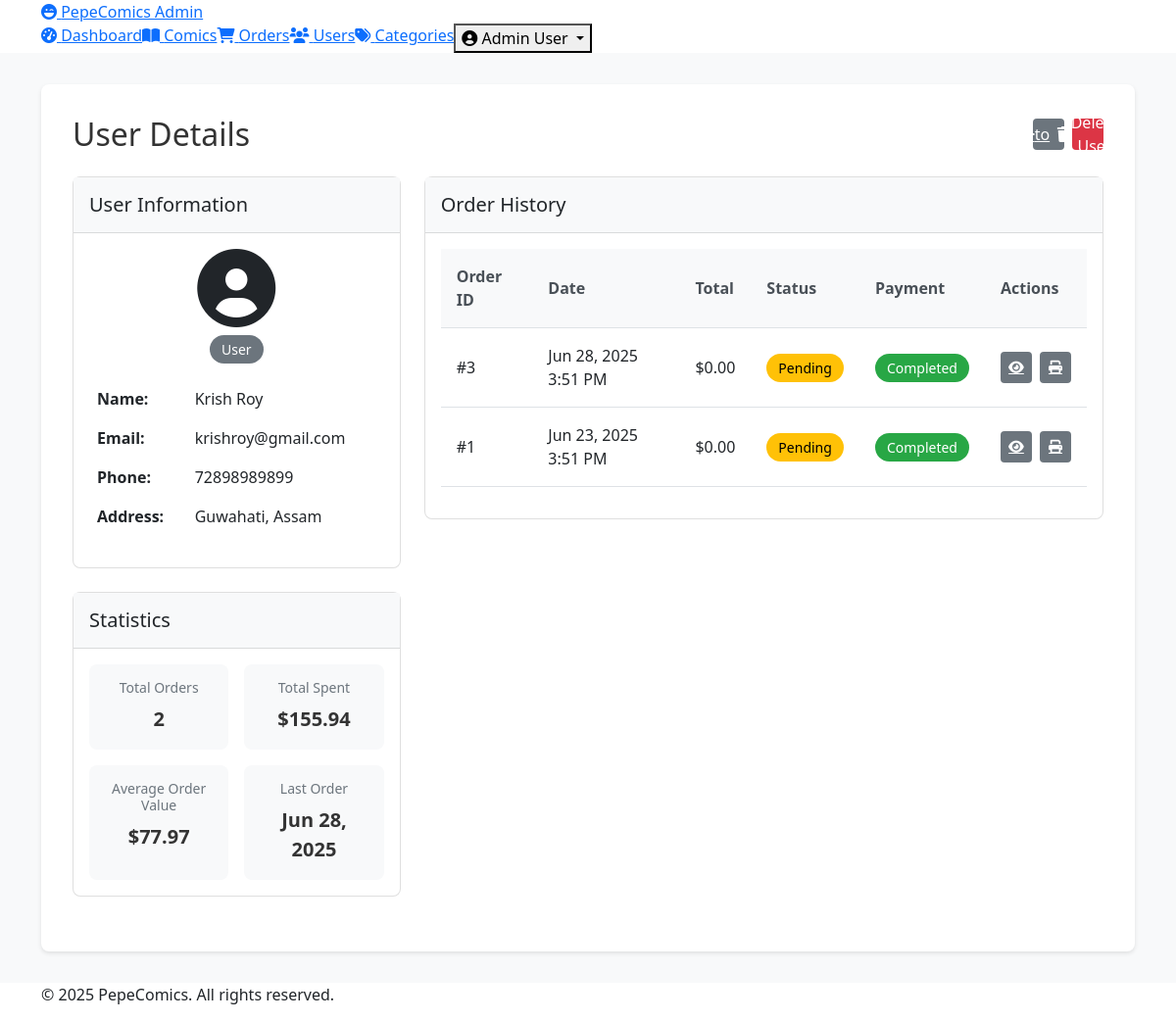
The app's page /admin/php/views/user-details.php?id=1 (signed in) with its own data.
### tables this page shows
CREATE TABLE users (
    user_id INT AUTO_INCREMENT PRIMARY KEY,
    name VARCHAR(100) NOT NULL,
    email VARCHAR(100) UNIQUE NOT NULL,
    phone VARCHAR(15),
    address TEXT,
    password_hash VARCHAR(255) NOT NULL,
    is_admin BOOLEAN DEFAULT FALSE
);

CREATE TABLE orders (
    order_id INT AUTO_INCREMENT PRIMARY KEY,
    user_id INT NOT NULL,
    order_date DATETIME DEFAULT CURRENT_TIMESTAMP NOT NULL,
    status ENUM('pending', 'processing', 'shipped', 'delivered', 'cancelled') NOT NULL DEFAULT 'pending',
    shipping_address TEXT NOT NULL,
    total_amount DECIMAL(10,2) NOT NULL,
    FOREIGN KEY (user_id) REFERENCES users(user_id) ON DELETE CASCADE
);

### php/models/User.php (called while the page is built, shortened)
<?php
class User {
    private $pdo;
    public function __construct($pdo) {
        $this->pdo = $pdo;
    }
    public function getUserById($userId) {
        $stmt = $this->pdo->prepare('SELECT * FROM users WHERE user_id = :user_id');
        $stmt->execute(['user_id' => $userId]);
        return $stmt->fetch();
    }
}

### php/models/Order.php (called while the page is built, shortened)
<?php
class Order {
    private $pdo;
    public function __construct($pdo) {
        $this->pdo = $pdo;
    }
    public function getUserOrders($userId, $page = 1, $limit = 10) {
        $offset = ($page - 1) * $limit;
        $stmt = $this->pdo->prepare('SELECT o.*,
                                           p.status as payment_status,
                                           (SELECT SUM(total_price) FROM order_items WHERE order_id = o.order_id) as total
                                    FROM orders o
                                    LEFT JOIN payments p ON o.order_id = p.order_id
                                    WHERE o.user_id = :user_id
                                    ORDER BY o.order_date DESC
                                    LIMIT :limit OFFSET :offset');
        $stmt->bindValue(':user_id', $userId, PDO::PARAM_INT);
        $stmt->bindValue(':limit', $limit, PDO::PARAM_INT);
        $stmt->bindValue(':offset', $offset, PDO::PARAM_INT);
        $stmt->execute();
        return $stmt->fetchAll();
    }
    public function getUserTotalSpent($userId) {
        try {
            $stmt = $this->pdo->prepare('
                SELECT COALESCE(SUM(oi.total_price), 0) as total_spent
                FROM orders o
                JOIN order_items oi ON o.order_id = oi.order_id
                WHERE o.user_id = :user_id
            ');
            $stmt->execute(['user_id' => $userId]);
            return $stmt->fetch(PDO::FETCH_ASSOC)['total_spent'];
        } catch (Exception $e) {
            error_log("Error getting user total spent: " . $e->getMessage());
            return 0;
        }
    }
}

### admin/php/views/user-details.php (the view, shortened to what this page needs)
<?php
require_once '../../../php/db.php';
require_once '../../../php/models/User.php';
require_once '../../../php/models/Order.php';
$userModel = new User($pdo);
$user = $userModel->getUserById($_SESSION['user_id']);
$orderModel = new Order($pdo);
$userId = isset($_GET['id']) ? intval($_GET['id']) : 0;
$userData = $userModel->getUserById($userId);
$orders = $orderModel->getUserOrders($userId);
$totalOrders = count($orders);
$totalSpent = $orderModel->getUserTotalSpent($userId);
$averageOrderValue = $totalOrders > 0 ? $totalSpent / $totalOrders : 0;
$lastOrderDate = $totalOrders > 0 ? $orders[0]['order_date'] : null;
require_once 'header.php';
?>
<div class="admin-main">
    <div class="container">
        <div class="admin-content">
            <div class="d-flex justify-content-between align-items-center mb-4">
                <h1>User Details</h1>
                <div class="action-buttons">
                    <a href="users.php" class="admin-btn admin-btn-secondary">
                        <i class="fas fa-arrow-left"></i> Back to Users
                    </a>
                    <?php if ($userId !== $user['user_id']): ?>
                        <button type="button" class="admin-btn admin-btn-danger"
                                onclick="deleteUser(<?= $userId ?>, '<?= htmlspecialchars($userData['name']) ?>')">
                            <i class="fas fa-trash"></i> Delete User
                        </button>
                    <?php endif; ?>
                </div>
            </div>
            <div class="row">
                <div class="col-md-4">
                    <div class="card mb-4">
                        <div class="card-header">
                            <h5 class="mb-0">User Information</h5>
                        </div>
                        <div class="card-body">
                            <div class="user-info">
                                <div class="user-avatar mb-3 text-center">
                                    <i class="fas fa-user-circle fa-5x"></i>
                                    <?php if ($userId !== $user['user_id']): ?>
                                        <div class="mt-2">
                                            <form method="POST" class="role-form">
                                                <button type="submit" class="role-badge <?= $userData['is_admin'] ? 'role-admin' : 'role-user' ?>">
                                                    <?= $userData['is_admin'] ? 'Admin' : 'User' ?>
                                                </button>
                                            </form>
                                        </div>
                                    <?php else: ?>
                                        <div class="mt-2">
                                            <span class="role-badge role-admin">Admin (You)</span>
                                        </div>
                                    <?php endif; ?>
                                </div>
                                <table class="table table-borderless">
                                    <tr>
                                        <th>Name:</th>
                                        <td><?= htmlspecialchars($userData['name']) ?></td>
                                    </tr>
                                    <tr>
                                        <th>Email:</th>
                                        <td><?= htmlspecialchars($userData['email']) ?></td>
                                    </tr>
                                    <tr>
                                        <th>Phone:</th>
                                        <td><?= htmlspecialchars($userData['phone'] ?? 'Not provided') ?></td>
                                    </tr>
                                    <tr>
                                        <th>Address:</th>
                                        <td><?= htmlspecialchars($userData['address'] ?? 'Not provided') ?></td>
                                    </tr>
                                </table>
                            </div>
                        </div>
                    </div>
                    <div class="card mb-4">
                        <div class="card-header">
                            <h5 class="mb-0">Statistics</h5>
                        </div>
                        <div class="card-body">
                            <div class="stat-grid">
                                <div class="stat-item">
                                    <h6>Total Orders</h6>
                                    <div class="stat-value"><?= $totalOrders ?></div>
                                </div>
                                <div class="stat-item">
                                    <h6>Total Spent</h6>
                                    <div class="stat-value">$<?= number_format($totalSpent, 2) ?></div>
                                </div>
                                <div class="stat-item">
                                    <h6>Average Order Value</h6>
                                    <div class="stat-value">$<?= number_format($averageOrderValue, 2) ?></div>
                                </div>
                                <div class="stat-item">
                                    <h6>Last Order</h6>
                                    <div class="stat-value">
                                        <?= $lastOrderDate ? date('M j, Y', strtotime($lastOrderDate)) : 'Never' ?>
                                    </div>
                                </div>
                            </div>
                        </div>
                    </div>
                </div>
                <div class="col-md-8">
                    <div class="card">
                        <div class="card-header">
                            <h5 class="mb-0">Order History</h5>
                        </div>
                        <div class="card-body">
                            <?php if ($totalOrders > 0): ?>
                                <div class="table-responsive">
                                    <table class="admin-table">
                                        <thead>
                                            <tr>
                                                <th>Order ID</th>
                                                <th>Date</th>
                                                <th>Total</th>
                                                <th>Status</th>
                                                <th>Payment</th>
                                                <th>Actions</th>
                                            </tr>
                                        </thead>
                                        <tbody>
                                            <?php foreach ($orders as $order): ?>
                                                <tr>
                                                    <td>#<?= $order['order_id'] ?></td>
                                                    <td><?= date('M j, Y g:i A', strtotime($order['order_date'])) ?></td>
                                                    <td>$<?= number_format($order['total_amount'], 2) ?></td>
                                                    <td>
                                                        <span class="status-badge status-<?= strtolower($order['status']) ?>">
                                                            <?= ucfirst($order['status']) ?>
                                                        </span>
                                                    </td>
                                                    <td>
                                                        <span class="status-badge status-<?= strtolower($order['payment_status'] ?? 'pending') ?>">
                                                            <?= ucfirst($order['payment_status'] ?? 'Pending') ?>
                                                        </span>
                                                    </td>
                                                    <td>
                                                        <div class="action-buttons">
                                                            <a href="order-details.php?id=<?= $order['order_id'] ?>"
                                                               class="admin-btn admin-btn-secondary btn-sm">
                                                                <i class="fas fa-eye"></i>
                                                            </a>
                                                            <a href="#" class="admin-btn admin-btn-secondary btn-sm"
                                                               onclick="printOrder(<?= $order['order_id'] ?>)">
                                                                <i class="fas fa-print"></i>
                                                            </a>
                                                        </div>
                                                    </td>
                                                </tr>
                                            <?php endforeach; ?>
                                        </tbody>
                                    </table>
                                </div>
                            <?php endif; ?>
                        </div>
                    </div>
                </div>
            </div>
        </div>
    </div>
</div>
<?php require_once 'footer.php'; ?>

### admin/css/admin.css (style rules this page uses)
.admin-main { padding: 2rem 0; min-height: calc(100vh - 60px); background-color: #f8f9fa; }
.admin-content { background-color: #fff; border-radius: 8px; box-shadow: 0 2px 4px rgba(0, 0, 0, 0.1); padding: 2rem; }
h1 { color: #333; font-size: 2rem; margin-bottom: 0; }
.admin-btn { display: inline-flex; align-items: center; justify-content: center; padding: 0.5rem 1rem; border-radius: 4px; border: none; font-weight: 500; cursor: pointer; transition: all 0.2s ease-in-out; }
.admin-btn i { margin-right: 0.5rem; }
.admin-btn-secondary { background-color: #6c757d; color: #fff; }
.admin-btn-danger { background-color: #dc3545; color: #fff; }
.btn-sm { padding: 0.25rem 0.5rem; font-size: 0.875rem; }
.admin-table { width: 100%; margin-bottom: 1rem; background-color: transparent; border-collapse: collapse; }
.admin-table th, .admin-table td { padding: 1rem; vertical-align: middle; border-bottom: 1px solid #dee2e6; }
.admin-table th { font-weight: 600; background-color: #f8f9fa; color: #495057; text-align: left; }
.action-buttons { display: flex; gap: 0.5rem; }
.action-buttons .admin-btn { width: 32px; height: 32px; padding: 0; }
.action-buttons .admin-btn i { margin: 0; }
.status-badge { display: inline-block; padding: 0.25rem 0.75rem; border-radius: 50px; font-size: 0.875rem; font-weight: 500; }
.status-pending { background-color: #ffc107; color: #000; }
.status-completed { background-color: #28a745; color: #fff; }
.role-badge { display: inline-block; padding: 0.25rem 0.75rem; border-radius: 50px; font-size: 0.875rem; font-weight: 500; border: none; cursor: pointer; }
.role-user { background-color: #6c757d; color: #fff; }
.card { position: relative; display: flex; flex-direction: column; min-width: 0; word-wrap: break-word; background-color: #fff; background-clip: border-box; border: 1px solid rgba(0, 0, 0, 0.125); border-radius: 8px; }
.card-header { padding: 1rem; margin-bottom: 0; background-color: #f8f9fa; border-bottom: 1px solid rgba(0, 0, 0, 0.125); }
.card-body { flex: 1 1 auto; padding: 1rem; }
.stat-grid { display: grid; grid-template-columns: repeat(auto-fit, minmax(120px, 1fr)); gap: 1rem; }
.stat-item { text-align: center; padding: 1rem; background-color: #f8f9fa; border-radius: 8px; }
.stat-item h6 { margin: 0 0 0.5rem; color: #6c757d; font-size: 0.875rem; }
.stat-value { font-size: 1.25rem; font-weight: 600; color: #333; }
.mb-4 { margin-bottom: 1.5rem; }
.d-flex { display: flex; }
.justify-content-between { justify-content: space-between; }
.align-items-center { align-items: center; }
.text-center { text-align: center; }

### records on screen
users: name "Krish Roy", email "krishroy@gmail.com", phone "72898989899", address "Guwahati, Assam"
orders: order_date "Jun 28, 2025", order_id "3", order_date "Jun 28, 2025 3:51 PM", total_amount "0.00", status "Pending", payment_status "Completed"
orders: order_id "1", order_date "Jun 23, 2025 3:51 PM", total_amount "0.00", status "Pending", payment_status "Completed"

### other values on screen
$_SESSION['user_name'] "Admin User"
$totalOrders "2"
$totalSpent "155.94"
$averageOrderValue "77.97"
